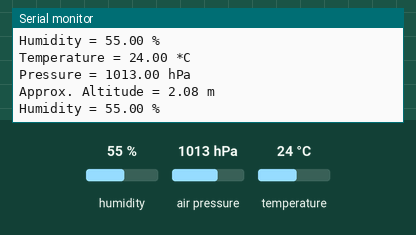
This sketch was run on a simulated Arduino Mega 2560, built with avr-gcc and run on an emulated ATmega2560. Shown: the last lines printed to the serial monitor. Inputs (shaded band) come from the test bench; at power-on: humidity 55 %, air pressure 1013 hPa, temperature 24 °C.

Above: at 1.2 s.
1.3 s: humidity set to 22 %
At 1.96 s:
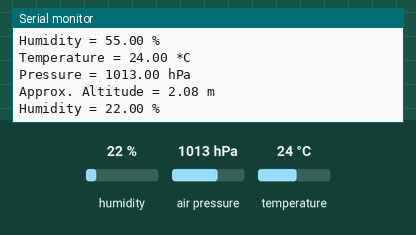
2.8 s: air pressure set to 952 hPa
At 3.56 s:
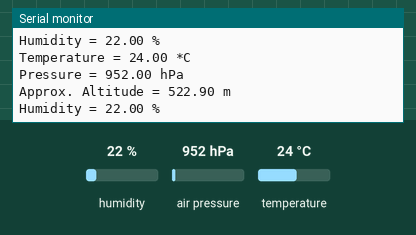

The sketch:

bme280test.ino
```cpp
#include <Wire.h>
#include <SPI.h>
#include <SD.h>
#include <Adafruit_Sensor.h>
#include <Adafruit_BME280.h>

#define BME_SCK 26
#define BME_MISO 24
#define BME_MOSI 25
#define BME_CS 5
//#define mSD_CS 6
#define SEALEVELPRESSURE_HPA (1013.25)

//Adafruit_BME280 bme; // I2C
//Adafruit_BME280 bme(BME_CS); // hardware SPI
Adafruit_BME280 bme(BME_CS, BME_MOSI, BME_MISO,  BME_SCK);
//int  BME_CS=5;
int  SD_CS=6;
File myFile;

void setup() {
  Serial.begin(9600);

  digitalWrite(BME_CS, HIGH);

}

void loop() {
    Serial.print("Temperature = ");
    Serial.print(bme.readTemperature());
    Serial.println(" *C");
    Serial.print("Pressure = ");
    Serial.print(bme.readPressure() / 100.0F);
    Serial.println(" hPa");
    Serial.print("Approx. Altitude = ");
    Serial.print(bme.readAltitude(SEALEVELPRESSURE_HPA));
    Serial.println(" m");
    Serial.print("Humidity = ");
    Serial.print(bme.readHumidity());
    Serial.println(" %");
    Serial.println();
    /*myFile = SD.open("ets3SPItest.txt", FILE_WRITE);
    myFile.print(bme.readTemperature()); myFile.print(";"); myFile.print(bme.readPressure()); myFile.print(";");myFile.println(bme.readHumidity());
    myFile.close();*/
    delay(500);
}
```

Measured:
- after the input at 1.3 s, the serial monitor: prints a new line after 0.38 s (image 1)
- after the input at 2.8 s, the serial monitor: prints a new line after 0.43 s (image 2)
